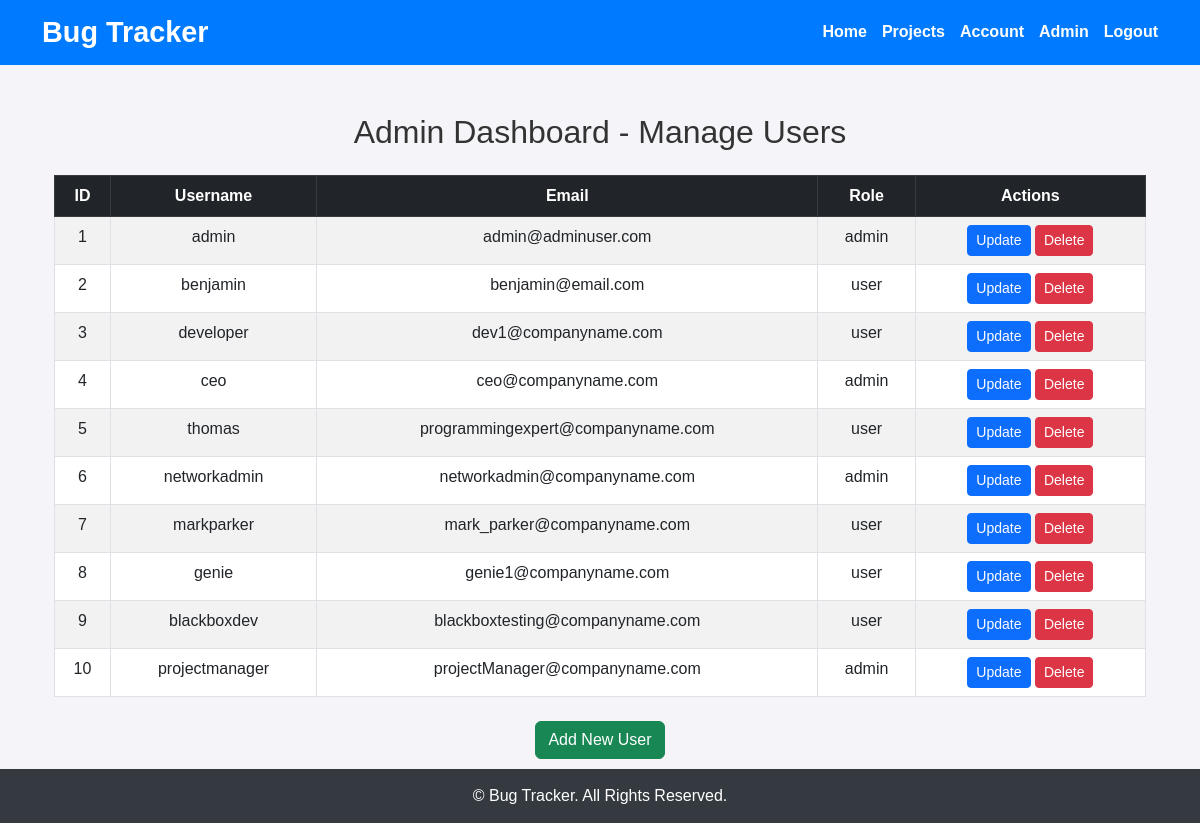
The app's page /admin/dashboard (signed in) with its own data.
### app/models.py (models this page shows)
class User(UserMixin, db.Model):
    id = db.Column(db.Integer, primary_key=True)  # Primary key
    username = db.Column(db.String(80), unique=True, nullable=False)  # Unique username
    password = db.Column(db.String(200), nullable=False)  # Hashed password
    email = db.Column(db.String(200), unique=True, nullable=False)
    role = db.Column(db.String(10), nullable=False, default='user')  # 'user' or 'admin'
    bugs_reported = db.relationship('Bug', foreign_keys='Bug.reported_by', backref='reporter', lazy=True)
    bugs_assigned = db.relationship('Bug', foreign_keys='Bug.assigned_to', backref='assignee', lazy=True)

### app/routes/admin_routes.py (the view)
@admin_bp.route('/dashboard', methods=['GET'])
@login_required
@admin_required
def dashboard():
    users= User.query.all()
    return render_template('admin_dashboard.html', users=users)

### app/__init__.py (called while the page is built)
@login_manager.user_loader
def load_user(user_id):
    with db.session() as session:
        return session.get(User, int(user_id))

### app/routes/admin_routes.py (called while the page is built)
def admin_required(f):
    @wraps(f)
    def decorated_function(*args, **kwargs):
        if current_user.role != 'admin':
            flash("You do not have permission to use this page", "error")
            return redirect(url_for('bug.home'))
        return f(*args, **kwargs)
    return decorated_function

### app/templates/admin_dashboard.html (shortened to what this page needs)
{% extends "base.html" %}
{% block content %}
<div class="container mt-5">
    <h2 class="text-center mb-4">Admin Dashboard - Manage Users</h2>
    <table class="table table-striped table-bordered text-center">
        <thead class="table-dark">
            <tr>
                <th>ID</th>
                <th>Username</th>
                <th>Email</th>
                <th>Role</th>
                <th>Actions</th>
            </tr>
        </thead>
        <tbody>
            {% for user in users %}
            <tr>
                <td>{{ user.id }}</td>
                <td>{{ user.username }}</td>
                <td>{{ user.email }}</td>
                <td>{{ user.role }}</td>
                <td>
                    <a href="{{ url_for('admin.update_user_form', user_id=user.id )}}" class="btn btn-sm btn-primary">Update</a>
                    <form action="{{ url_for('admin.delete_user', user_id=user.id) }}" method="POST" class="d-inline" onsubmit="return confirm('Are you sure you want to delete this user?');">
                        <button type="submit" class="btn btn-sm btn-danger">Delete</button>
                    </form>
                </td>
            </tr>
            {% endfor %}
        </tbody>
    </table>
    <div class="text-center mt-4">
        <a href="{{ url_for('admin.add_user') }}" class="btn btn-success">Add New User</a>
    </div>
</div>
{% endblock %}

### app/static/css/styles.css (style rules this page uses)
body { margin: 0; font-family: Arial, sans-serif; background-color: #f4f4f9; color: #333; }

### records on screen
User: id "1", username "admin", email "admin@adminuser.com", role "admin"
User: id "2", username "benjamin", email "benjamin@email.com", role "user"
User: id "3", username "developer", email "dev1@companyname.com", role "user"
User: id "4", username "ceo", email "ceo@companyname.com", role "admin"
User: id "5", username "thomas", email "programmingexpert@companyname.com", role "user"
User: id "6", username "networkadmin", email "networkadmin@companyname.com", role "admin"
User: id "7", username "markparker", email "mark_parker@companyname.com", role "user"
User: id "8", username "genie", email "genie1@companyname.com", role "user"
User: id "9", username "blackboxdev", email "blackboxtesting@companyname.com", role "user"
User: id "10", username "projectmanager", email "projectManager@companyname.com", role "admin"
